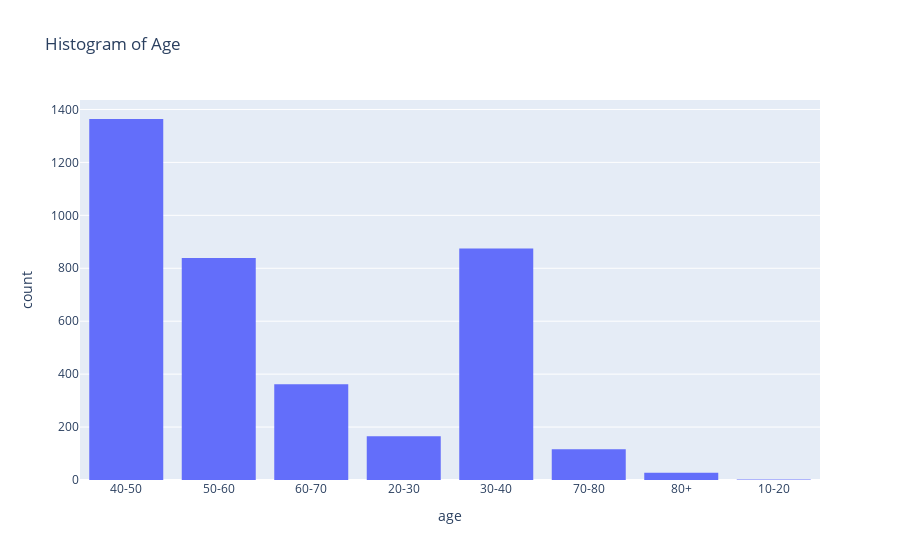

Notebook code for this chart:
### Code cell
# plot histogram of age
fig = px.histogram(df, x='age', title='Histogram of Age')
fig.show()

### Figure 1 — Plotly figure (JSON) as saved in the notebook; plotly's stock layout.template omitted (floating-point values rounded to 4 significant figures; data arrays with more than 128 entries replaced by an {"elided": "..."} marker saying what was removed)
{"data": [{"alignmentgroup": "True", "bingroup": "x", "hovertemplate": "age=%{x}<br>count=%{y}<extra></extra>", "legendgroup": "", "marker": {"color": "#636efa", "pattern": {"shape": ""}}, "name": "", "offsetgroup": "", "orientation": "v", "showlegend": false, "type": "histogram", "x": {"elided": "3757 str values"}, "xaxis": "x", "yaxis": "y"}], "layout": {"barmode": "relative", "legend": {"tracegroupgap": 0}, "title": {"text": "Histogram of Age"}, "xaxis": {"anchor": "y", "domain": [0, 1], "title": {"text": "age"}}, "yaxis": {"anchor": "x", "domain": [0, 1], "title": {"text": "count"}}}}
